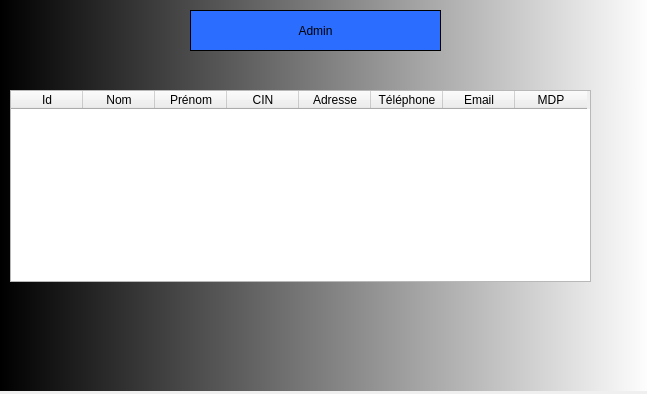
<?xml version="1.0" encoding="UTF-8"?>
<ui version="4.0">
 <class>Dialog</class>
 <widget class="QDialog" name="Dialog">
  <property name="enabled">
   <bool>true</bool>
  </property>
  <property name="geometry">
   <rect>
    <x>0</x>
    <y>0</y>
    <width>647</width>
    <height>394</height>
   </rect>
  </property>
  <property name="windowTitle">
   <string>Dialog</string>
  </property>
  <widget class="QWidget" name="widget" native="true">
   <property name="enabled">
    <bool>true</bool>
   </property>
   <property name="geometry">
    <rect>
     <x>0</x>
     <y>0</y>
     <width>651</width>
     <height>391</height>
    </rect>
   </property>
   <property name="styleSheet">
    <string notr="true">QWidget#widget{
background-color: qlineargradient(spread:pad, x1:0, y1:0, x2:1, y2:0, stop:0 rgba(0, 0, 0, 255), stop:1 rgba(255, 255, 255, 255));}</string>
   </property>
   <widget class="QLabel" name="label">
    <property name="geometry">
     <rect>
      <x>190</x>
      <y>10</y>
      <width>251</width>
      <height>41</height>
     </rect>
    </property>
    <property name="styleSheet">
     <string notr="true">font: 28pt &quot;MS Shell Dlg 2&quot;;background-color:rgb(42, 109, 255)</string>
    </property>
    <property name="frameShape">
     <enum>QFrame::Box</enum>
    </property>
    <property name="text">
     <string>Admin</string>
    </property>
    <property name="textFormat">
     <enum>Qt::AutoText</enum>
    </property>
    <property name="alignment">
     <set>Qt::AlignCenter</set>
    </property>
    <property name="wordWrap">
     <bool>false</bool>
    </property>
   </widget>
   <widget class="QTableWidget" name="listec">
    <property name="geometry">
     <rect>
      <x>10</x>
      <y>90</y>
      <width>581</width>
      <height>192</height>
     </rect>
    </property>
    <property name="autoScrollMargin">
     <number>16</number>
    </property>
    <attribute name="horizontalHeaderDefaultSectionSize">
     <number>72</number>
    </attribute>
    <column>
     <property name="text">
      <string>Id</string>
     </property>
    </column>
    <column>
     <property name="text">
      <string>Nom</string>
     </property>
    </column>
    <column>
     <property name="text">
      <string>Prénom</string>
     </property>
    </column>
    <column>
     <property name="text">
      <string>CIN</string>
     </property>
    </column>
    <column>
     <property name="text">
      <string>Adresse</string>
     </property>
    </column>
    <column>
     <property name="text">
      <string>Téléphone</string>
     </property>
    </column>
    <column>
     <property name="text">
      <string>Email</string>
     </property>
    </column>
    <column>
     <property name="text">
      <string>MDP</string>
     </property>
    </column>
   </widget>
  </widget>
 </widget>
 <resources/>
 <connections/>
</ui>
